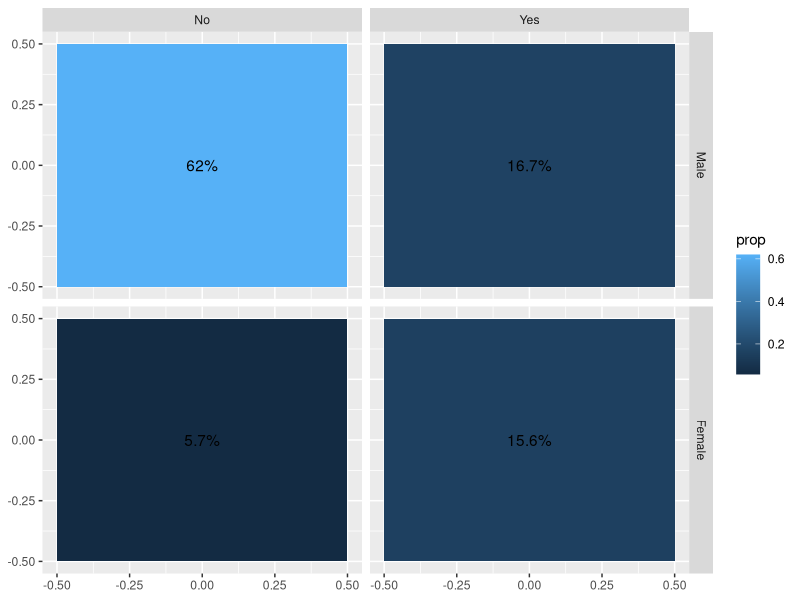
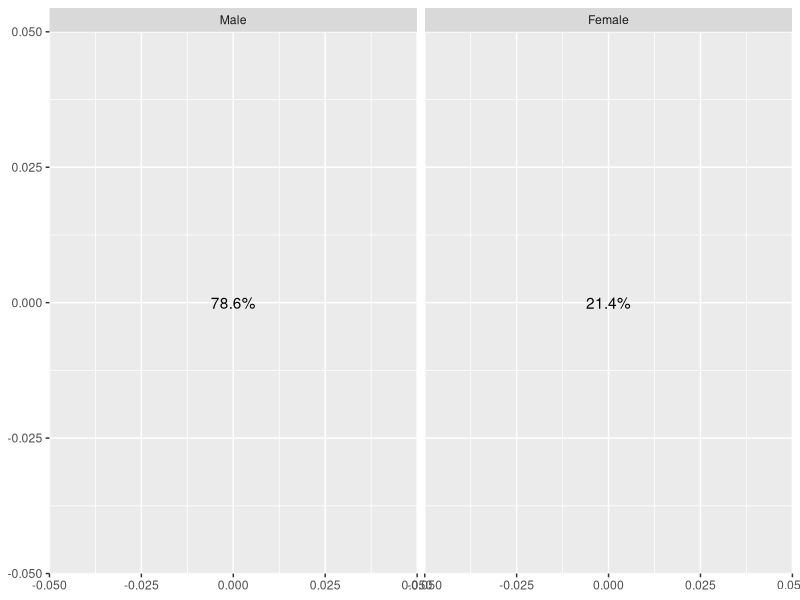
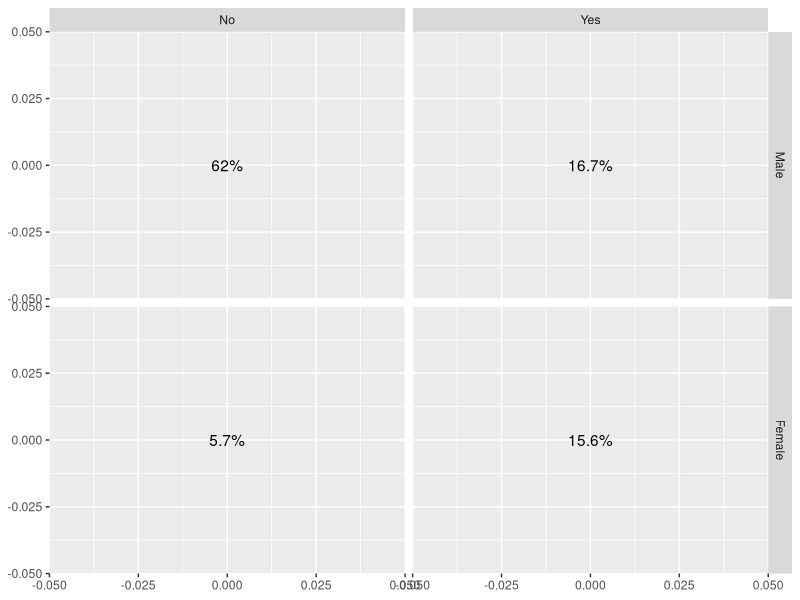
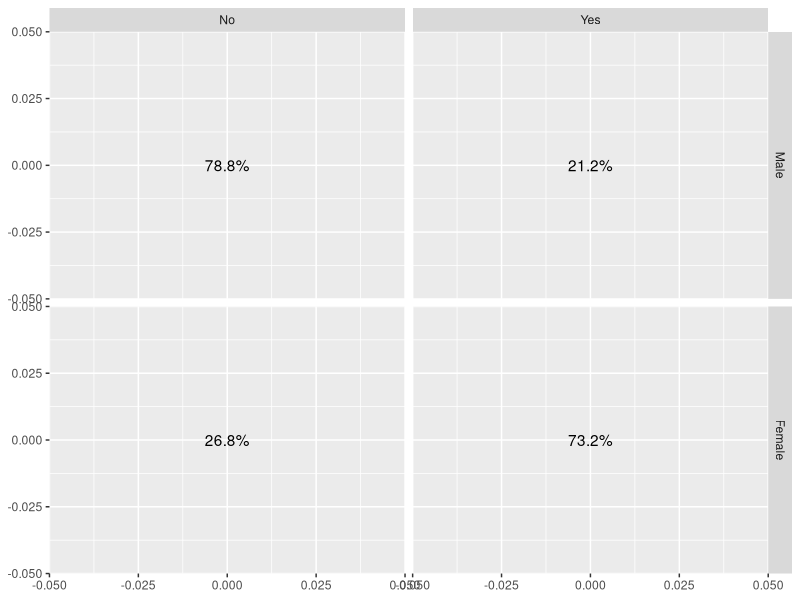
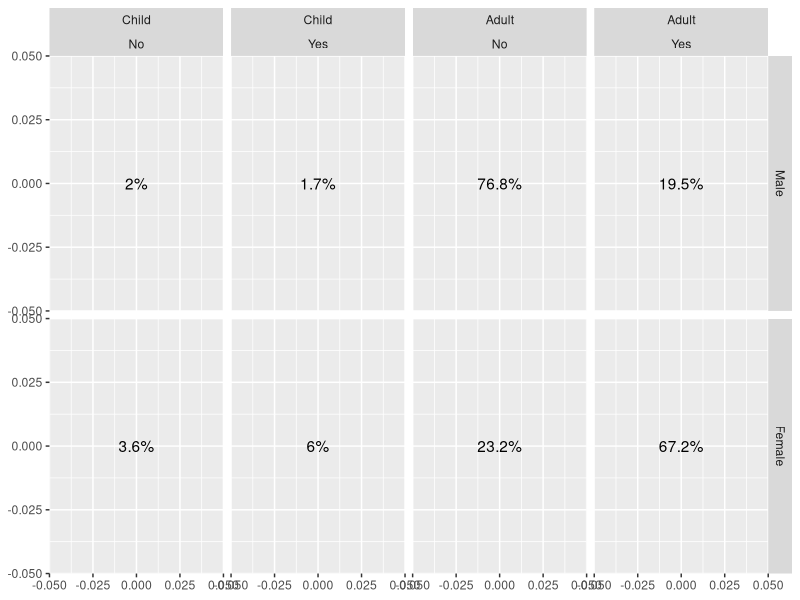
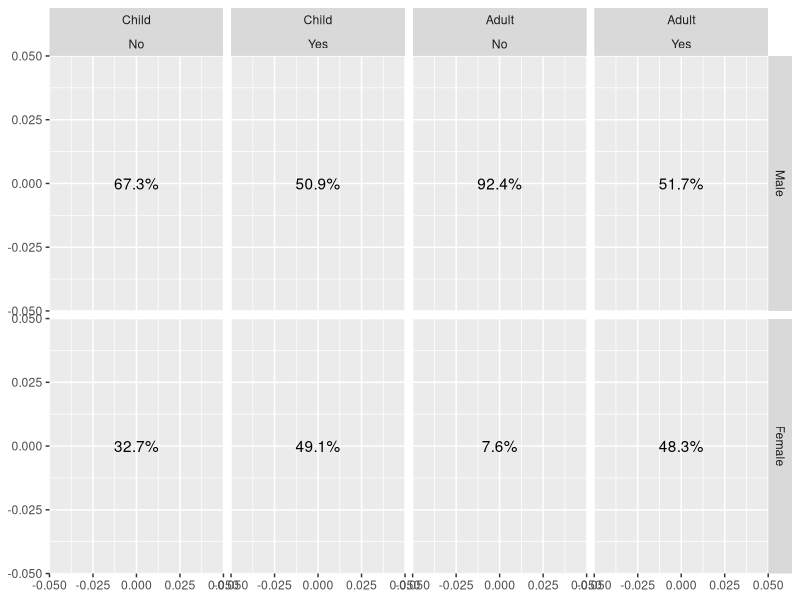
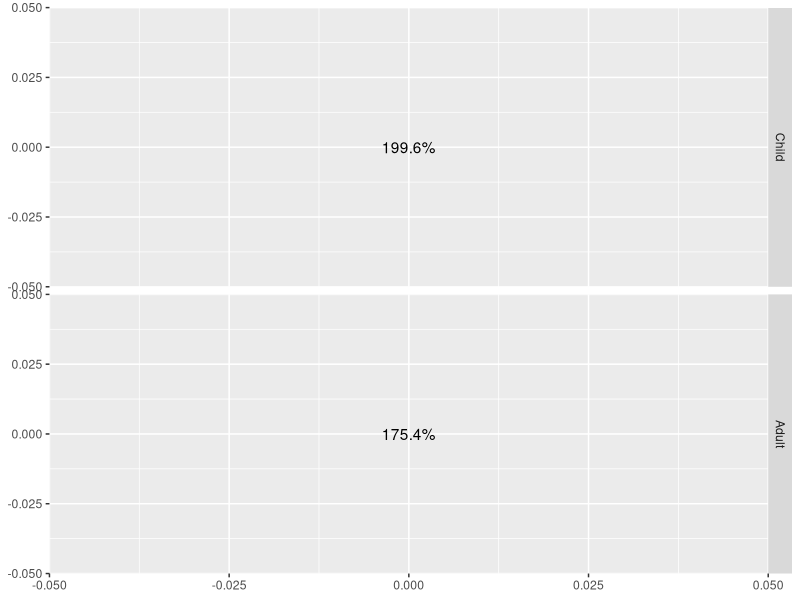
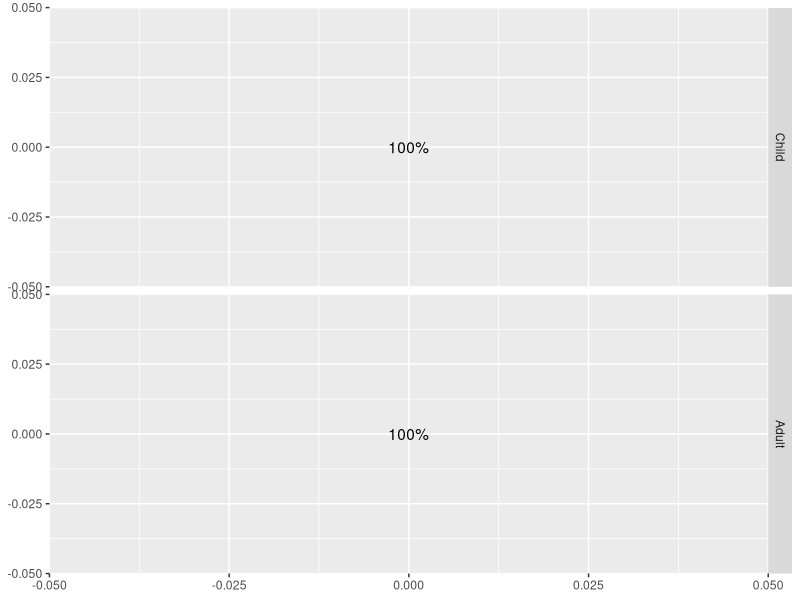

Reproduce these figures in R, in order.
## ---- chunk 1
knitr::opts_chunk$set(echo = TRUE)
options(tidyverse.quiet = TRUE)

## ---- chunk 2
library(tidyverse)
compute_layer_prop <- function(data = mtcars, ...){
  
  if(is.null(data$value)){data$value <- 1}
  
  global_sum <- sum(data$value)
  
  data %>% 
    group_by(PANEL) %>% 
    summarize(sum = sum(value)) %>% 
    mutate(prop = sum/global_sum) %>% 
    mutate(label = round(100 * prop, 1) %>% paste0("%")) %>% 
    mutate(x = 0, y = 0)

}

Titanic %>% 
  data.frame() %>%  
  uncount(Freq) %>% 
  group_by(Sex, Survived) %>% 
  mutate(cell = paste(Sex, Survived, sep = "-")) %>%  
  mutate(PANEL = paste(as.numeric(Sex), as.numeric(Survived), sep = "-")) %>%
  compute_layer_prop()

StatProp <- ggproto(`_class` = "StatProp",
                    `_inherit` = Stat,
                    compute_layer = compute_layer_prop)

Titanic %>% 
  data.frame() %>%  
  uncount(Freq) %>% 
  ggplot(aes(fill = after_stat(prop))) + 
  facet_grid(Sex ~ Survived) + 
  layer(geom = "tile", 
        stat = StatProp, 
        position = "identity") +
  layer(geom = "text", 
        stat = StatProp, 
        position = "identity")

layer_data()



## ---- chunk 3
library(tidyverse)

Titanic %>% 
  data.frame() %>%  
  uncount(Freq) ->
tidy_titanic

compute_layer_prop_within <- function(data = tidy_titanic, ...){
  
  if(is.null(data$value)){data$value <- 1}
  if(is.null(data$prop_within)){data$prop_within <- 1}
  if(is.null(data$wt)){data$wt <- 1}
  
  data$value <- data$value * data$wt
  
  data %>% 
    group_by(prop_within) %>% 
    summarize(group_sum = sum(.data$value)) ->
  group_sum_df
  
  data %>% 
    left_join(group_sum_df, by = "prop_within") %>% 
    group_by(PANEL) %>% 
    summarize(sum = sum(.data$value),
              group_sum = mean(.data$group_sum)) %>% 
    mutate(prop = sum/group_sum) %>% 
    mutate(label = round(100 * prop, 1) %>% paste0("%")) %>% 
    mutate(x = 0, y = 0)

}


# test compute layer
tidy_titanic %>% 
  mutate(prop_by = Sex) %>% 
  mutate(PANEL = paste(as.numeric(Sex), 
                       as.numeric(Survived), sep = "-")) %>%
  ungroup() %>% 
  compute_layer_prop_within()


StatPropwithin <- ggproto(`_class` = "StatPropwithin",
                    `_inherit` = Stat,
                    compute_layer = compute_layer_prop_within)

stat_tableprop <- function(geom = "text"){
  
    layer(geom = geom, 
        stat = StatPropwithin, 
        position = "identity")
  
}

tidy_titanic %>% 
  ggplot() + 
  facet_wrap(~Sex) + 
  stat_tableprop()

last_plot() + 
  facet_grid(Sex ~ Survived)

last_plot() + 
  aes(prop_within = Sex)


last_plot() + 
  facet_grid(rows = vars(Sex),
             cols = vars(Age, Survived)) + 
  aes(prop_within = Sex)

and <- paste  # not super careful category combos


last_plot() +
  aes(prop_within = and(Survived, Age))

layer_data()

# implementation does not protect you from illogical specification. 
# (prop within both Survived and age, but table only breaks down by age.)
last_plot() + 
  facet_grid(rows = vars(Age))

last_plot() +
  aes(prop_within = Age)

last_plot() + 
  aes(prop_within = NULL)

layer_data()
